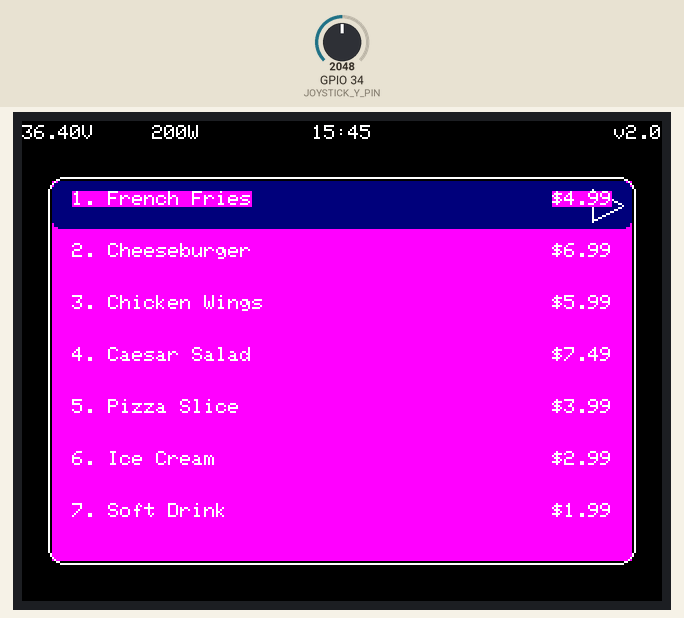
Recording of a sketch running on a simulated ESP32. On the bench: 320×240 colour display. The test bench sets the inputs (shaded band); at power-on: GPIO 34 (JOYSTICK_Y_PIN) = 2048 (analog values on the 0–4095 scale).

Above: at 1.5 s.
1.6 s: GPIO 34 (JOYSTICK_Y_PIN) set to 2963
3.1 s: GPIO 34 (JOYSTICK_Y_PIN) set to 3061
At 3.46 s:
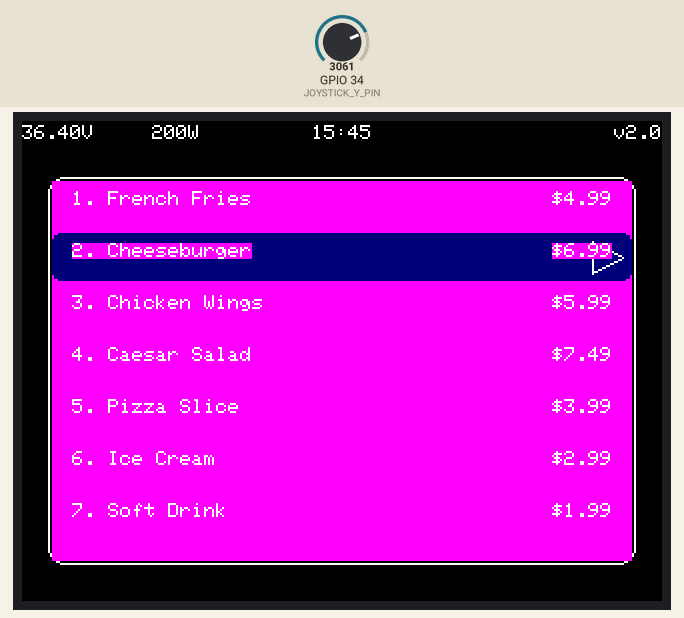
At 5.8 s:
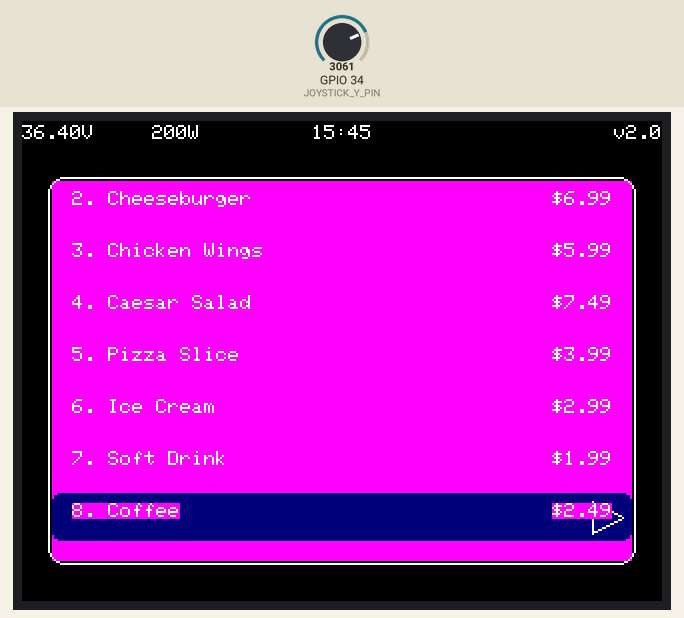
5.9 s: GPIO 34 (JOYSTICK_Y_PIN) set to 2960
7.4 s: GPIO 34 (JOYSTICK_Y_PIN) set to 3040
Timing chart, 0 to 10.4 s (numbered marks = the images above; inputs shaded):
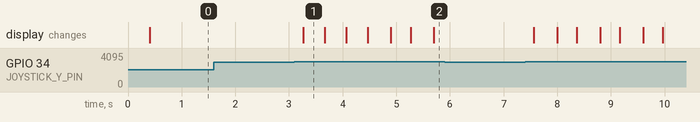

The sketch:

lcd_tft_working_with_joystick.ino
```cpp
#include <TFT_eSPI.h>

TFT_eSPI tft = TFT_eSPI(320, 240);
TFT_eSprite smaini = TFT_eSprite(&tft);   // Navbar sprite
TFT_eSprite menuSprite = TFT_eSprite(&tft); // Menu sprite

#define JOYSTICK_Y_PIN 34  // Y-axis pin for up/down movement
#define JOYSTICK_X_PIN 35  // X-axis pin (not used in this code but defined for reference)

const int itemHeight = 24;
const int margin = 2;
const int itemTotalHeight = itemHeight + margin;
const int visibleItems = 7; // Corrected to fit 7 items in 190px height
int selectedIndex = 0;
int scrollOffset = 0;

String voltage_str, power_str;

struct MenuItem {
  String name;
  String price;
};

MenuItem menuItems[8] = {
  {"1. French Fries", "$4.99"},
  {"2. Cheeseburger", "$6.99"},
  {"3. Chicken Wings", "$5.99"},
  {"4. Caesar Salad", "$7.49"},
  {"5. Pizza Slice", "$3.99"},
  {"6. Ice Cream", "$2.99"},
  {"7. Soft Drink", "$1.99"},
  {"8. Coffee", "$2.49"}
};

void drawMenu() {
  menuSprite.fillSprite(TFT_MAGENTA);
  menuSprite.setTextColor(TFT_WHITE, TFT_MAGENTA);
  menuSprite.setTextSize(1);

  for(int i = 0; i < visibleItems; i++) {
    int actualIndex = i + scrollOffset;
    if(actualIndex >= 8) break;

    int y = i * itemTotalHeight;

    if(actualIndex == selectedIndex) {
      menuSprite.fillRoundRect(0, y, 290, itemHeight, 4, TFT_NAVY);
      menuSprite.drawTriangle(270, y + itemHeight/2 - 8,
                            270, y + itemHeight/2 + 8,
                            285, y + itemHeight/2, TFT_WHITE);
    }

    menuSprite.setTextDatum(TL_DATUM);
    menuSprite.drawString(menuItems[actualIndex].name, 10, y + 5);
    menuSprite.setTextDatum(TR_DATUM);
    menuSprite.drawString(menuItems[actualIndex].price, 280, y + 5);
  }

  menuSprite.pushSprite(15, 30);
  tft.drawRoundRect(13, 28, 294, 194, 8, TFT_WHITE);
}

void handleJoystickInput() {
  int val = analogRead(JOYSTICK_Y_PIN);
  static unsigned long lastPressTime = 0;

  if (millis() - lastPressTime < 200) return;

  if (val < 1000) { // Up movement (joystick values are inverted)
    lastPressTime = millis();
    if (selectedIndex > 0) {
      selectedIndex--;
      if (selectedIndex < scrollOffset) scrollOffset = selectedIndex;
    }
    drawMenu();
  }
  else if (val > 3000) { // Down movement
    lastPressTime = millis();
    if (selectedIndex < 7) {
      selectedIndex++;
      if (selectedIndex >= scrollOffset + visibleItems)
        scrollOffset = selectedIndex - visibleItems + 1;
    }
    drawMenu();
  }
}

void setup() {
  Serial.begin(115200);
  tft.init();
  tft.fillScreen(TFT_BLACK);
  tft.setRotation(0);
  tft.invertDisplay(false);
  analogReadResolution(12);

  // Initialize navbar sprite
  smaini.createSprite(320, 15);
  smaini.fillSprite(TFT_BLACK);
  smaini.setTextColor(TFT_WHITE, TFT_BLACK);

  // Initialize menu sprite (now fits 8 items)
  menuSprite.createSprite(290, 190);
  menuSprite.setTextSize(2);

  drawMenu();
}

void loop() {
  Mainscreen();
  handleJoystickInput();
}

void Mainscreen_info() {
  smaini.fillSprite(TFT_BLACK);
  smaini.setTextDatum(TL_DATUM);
  smaini.setTextSize(1);
  voltage_str = "36.40V";
  smaini.drawString(voltage_str, 0, 2);
  power_str = "200W";
  smaini.drawString(power_str, 65, 2);
  smaini.setTextDatum(TC_DATUM);
  smaini.drawString("15:45", 160, 2);
  smaini.setTextDatum(TR_DATUM);
  smaini.drawString("v2.0", 320, 2);
  smaini.pushSprite(0, 0);
}

void Mainscreen() {
  static unsigned long prmillis2 = 0;
  if (millis() - prmillis2 >= 150) {
    prmillis2 = millis();
    Mainscreen_info();
  }
}
```

Measured:
- the behaviour switches between 3000 and 3001 on GPIO 34 (JOYSTICK_Y_PIN) (found by bisection; images 0 and 1)
- after the input at 1.6 s, every drawn part: stays the same
- after the input at 3.1 s, the display: changes after 0.17 s (image 1)
- after the input at 5.9 s, every drawn part: stays the same
- what the display in image 1 shows lasts 0.4 s, from 3.3 s to 3.7 s
